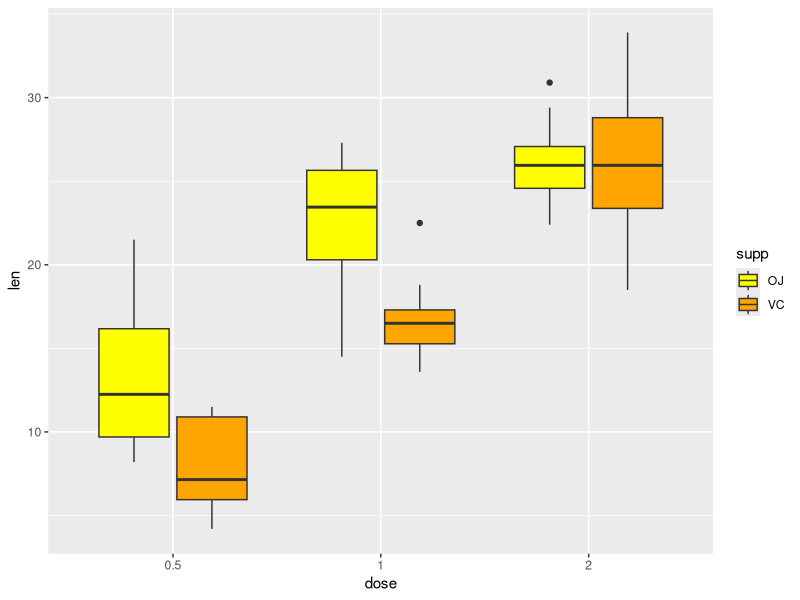

This figure's R source:
## ---- chunk 1
knitr::opts_chunk$set(echo = TRUE)
## ---- chunk 2
data(ToothGrowth)
## ---- chunk 3
head(ToothGrowth)
dim(ToothGrowth)
str(ToothGrowth)
summary(ToothGrowth)

library(ggplot2)
ToothGrowth$dose <- as.factor(ToothGrowth$dose)
ggplot(ToothGrowth, aes(x=dose, y= len, fill=supp)) +
          geom_boxplot() +
          scale_fill_manual(values=c("yellow","orange"))
## ---- chunk 4

library(dplyr)
# Hypothesis Testing
dose.5 <- ToothGrowth %>%
          filter(dose ==0.5)
dose1 <- ToothGrowth %>%
          filter(dose ==1)
dose2 <- ToothGrowth %>%
          filter(dose ==2)
## ---- chunk 5
t.test(len ~ supp, dose.5)
## ---- chunk 6
t.test(len ~ supp, dose1)
## ---- chunk 7
t.test(len ~ supp, dose2)
## ---- chunk 8
dose <- c(0.5, 1.0, 2.0)
p_value <- c(0.0064, 0.0010, 0.9639)
cv <- c("1.72, 8.78", "2.80, 9.06", "-3.80, 3.64")
outcome <- c("Reject null", "Reject null", "Fail to reject null")
data.frame(dose, cv, p_value, outcome)
